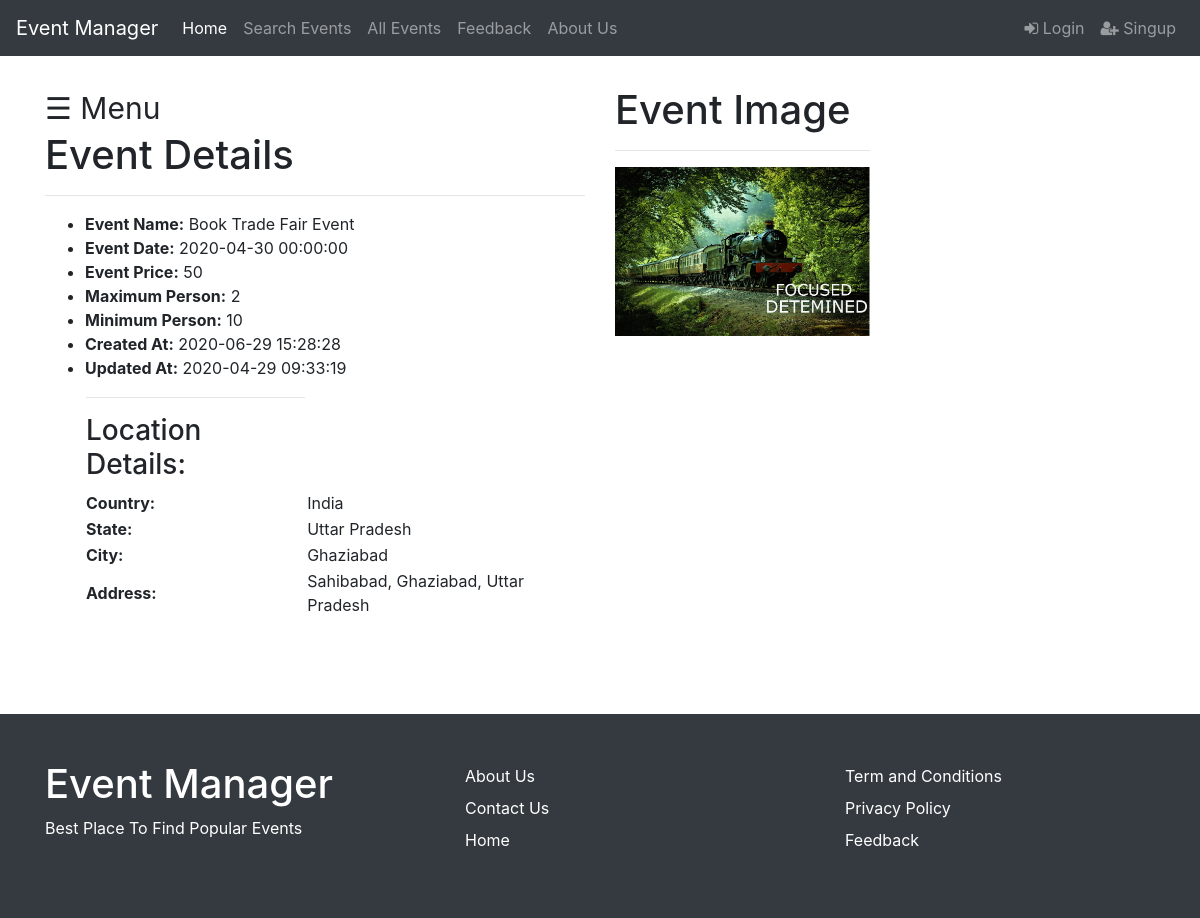
/admin/event-details.php?action=view_event&event_id=1 (signed in), run on the app's committed database.
### tables this page shows
CREATE TABLE `event` (
  `event_id` int(11) NOT NULL,
  `location_id` int(11) NOT NULL,
  `event_name` varchar(255) NOT NULL,
  `event_image` varchar(255) NOT NULL,
  `event_price` decimal(50,0) NOT NULL,
  `event_date` datetime NOT NULL,
  `event_max_person` int(20) NOT NULL,
  `event_min_person` int(20) NOT NULL,
  `created_at` timestamp NOT NULL DEFAULT current_timestamp(),
  `updated_at` datetime NOT NULL
);

CREATE TABLE `location` (
  `location_id` int(11) NOT NULL,
  `country` varchar(150) NOT NULL,
  `state` varchar(150) NOT NULL,
  `city` varchar(150) NOT NULL,
  `address` text NOT NULL,
  `created_at` timestamp NOT NULL DEFAULT current_timestamp()
);

### config/function.php (called while the page is built, shortened)
<?php
function getEvent($event_id=null)
{
	$data = array();
	if(! empty($event_id))
	{
		$event_sql = "SELECT e.*, l.* FROM event as e, location as l WHERE (e.event_id='$event_id') AND (e.location_id = l.location_id)";
	}else
	{
		$event_sql = "SELECT * FROM event";
	}
	$conn = new Dbconnect();
	$db = $conn->dbmsConnect();
	$event_result = $db->query($event_sql);
	if($event_result->num_rows > 0 )
	{
		while($event = $event_result->fetch_assoc())
		{
			$data[] = $event;
 		}
	}
	return $data;
}
function getLocation($location_id=null)
{
	$data = array();
	if(! empty($location_id))
	{
		$location_sql = "SELECT * FROM location WHERE location_id='$location_id'";
	}else
	{
		$location_sql = "SELECT * FROM location";
	}
	$conn = new Dbconnect();
	$db = $conn->dbmsConnect();
	$location_result = $db->query($location_sql);
	if($location_result->num_rows > 0 )
	{
		while($location = $location_result->fetch_assoc())
		{
			$data[] = $location;
 		}
	}
	return $data;
}
?>

### admin/event-details.php (the view, shortened to what this page needs)
<?php
	  include('../layout/header.php');
	  include('../config/function.php');
	  if(isset($_GET['action']) && $_GET['action'] == 'view_event')
		{
			$event_id = $_GET['event_id'];
			$event = getEvent($event_id);
		}
?>
	<div class="container">
		<div class="row">
			<div class="col-md-6">
				<section class="mt-30">
					<?php include('sidebar.php'); ?>
					<div id="main" class="event-details-lt">
						<h1>Event Details</h1>
						<hr>
						<?php foreach($event as $event_list) {?>
						<ul>
							<li><b>Event Name:</b> 		<?php	echo $event_list['event_name']; ?></li>
							<li><b>Event Date:</b> 		<?php	echo $event_list['event_date']; ?></li>
							<li><b>Event Price:</b> 	<?php	echo $event_list['event_price']; ?></li>
							<li><b>Maximum Person:</b> 	<?php	echo $event_list['event_max_person']; ?></li>
							<li><b>Minimum Person:</b> 	<?php	echo $event_list['event_min_person']; ?></li>
							<li><b>Created At:</b> 		<?php	echo $event_list['created_at']; ?></li>
							<li><b>Updated At:</b> 		<?php	echo $event_list['updated_at']; ?></li>
							<table>
								<?php
								$loc_id = $event_list['location_id'];
						   			$location = getLocation($loc_id);
						   			foreach($location as $loc) {
						   		?>
								<tr>
									<td><hr><h3>Location Details:</h3></td>
								</tr>
								<tr>
									<td><b>Country:</b></td>
									<td><?php echo $loc['country']; ?></td>
								</tr>
								<tr>
									<td><b>State:</b></td>
									<td><?php echo $loc['state']; ?></td>
								</tr>
								<tr>
									<td><b>City:</b></td>
									<td><?php echo $loc['city']; ?></td>
								</tr>
								<tr>
									<td><b>Address:</b></td>
									<td><?php echo $loc['address']; ?></td>
								</tr>
								<?php } ?>
							</table>
						</ul>
					</div>
				</section>
			</div>
			<div class="col-md-3">
				<section class="mt-30">
					<div class="event-details-rt">
						<h1>Event Image</h1>
						<hr>
						<img src="<?php echo BASE_URL; ?>admin/upload/<?php echo $event_list['event_image']?>" class="img-fluid">
						<?php } ?>
					</div>
				</section>
			</div>
		</div>
	</div>
<?php include('../layout/footer.php'); ?>

### assets/css/custom.css (style rules this page uses)
body { margin: 0; padding: 0; }
section { padding-bottom: 80px; }
.mt-30 { margin-top: 30px; }

### data on the page
event: event_name "Book Trade Fair Event", event_date "2020-04-30 00:00:00", event_price "50", event_max_person "2", event_min_person "10", location.created_at "2020-06-29 15:28:28", updated_at "2020-04-29 09:33:19", event_image (picture)
location: country "India", state "Uttar Pradesh", city "Ghaziabad", address "Sahibabad, Ghaziabad, Uttar Pradesh"
